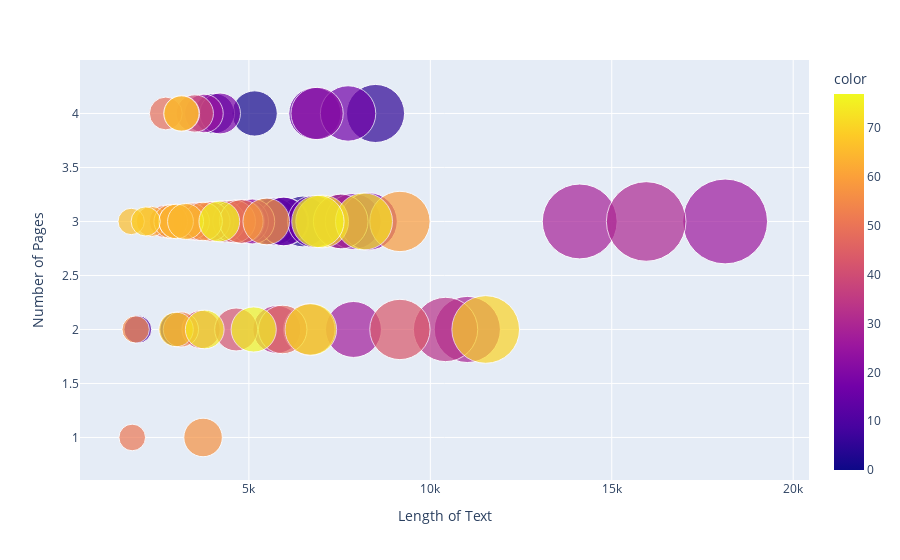

Notebook code for this chart:
### Code cell
px.scatter(df1, x = 'Length of Text', y = 'Number of Pages', size = 'Length of Text', size_max=60, color = df.index, hover_name= df.index)

### Figure 1 — Plotly figure (JSON) as saved in the notebook; plotly's stock layout.template omitted (floating-point values rounded to 4 significant figures)
{"data": [{"hovertemplate": "<b>%{hovertext}</b><br><br>Length of Text=%{marker.size}<br>Number of Pages=%{y}<br>color=%{marker.color}<extra></extra>", "hovertext": [0, 1, 2, 3, 4, 5, 6, 7, 8, 9, 10, 11, 12, 13, 14, 15, 16, 17, 18, 19, 20, 21, 22, 23, 24, 25, 26, 27, 28, 29, 30, 31, 32, 33, 34, 35, 36, 37, 38, 39, 40, 41, 42, 43, 44, 45, 46, 47, 48, 49, 50, 51, 52, 53, 54, 55, 56, 57, 58, 59, 60, 61, 62, 63, 64, 65, 66, 67, 68, 69, 70, 71, 72, 73, 74, 75, 76, 77], "legendgroup": "", "marker": {"color": [0, 1, 2, 3, 4, 5, 6, 7, 8, 9, 10, 11, 12, 13, 14, 15, 16, 17, 18, 19, 20, 21, 22, 23, 24, 25, 26, 27, 28, 29, 30, 31, 32, 33, 34, 35, 36, 37, 38, 39, 40, 41, 42, 43, 44, 45, 46, 47, 48, 49, 50, 51, 52, 53, 54, 55, 56, 57, 58, 59, 60, 61, 62, 63, 64, 65, 66, 67, 68, 69, 70, 71, 72, 73, 74, 75, 76, 77], "coloraxis": "coloraxis", "size": [4454, 5159, 3024, 6487, 4705, 8490, 7585, 4050, 5691, 5517, 1940, 5975, 4702, 4840, 5947, 6817, 6785, 7733, 4931, 4205, 7875, 8299, 6879, 4821, 5092, 3760, 18124, 7882, 14117, 11020, 15949, 7531, 5769, 10420, 3660, 3614, 3555, 2864, 2848, 4324, 3508, 3683, 4649, 9162, 4036, 4594, 6668, 5932, 3935, 2710, 2704, 1785, 4791, 3126, 3154, 1879, 3406, 3737, 3737, 9163, 5479, 2312, 2846, 2995, 2995, 3254, 1757, 3138, 2993, 2156, 11526, 7020, 6707, 8172, 3783, 6902, 5132, 4185], "sizemode": "area", "sizeref": 5.034, "symbol": "circle"}, "mode": "markers", "name": "", "orientation": "v", "showlegend": false, "type": "scatter", "x": [4454, 5159, 3024, 6487, 4705, 8490, 7585, 4050, 5691, 5517, 1940, 5975, 4702, 4840, 5947, 6817, 6785, 7733, 4931, 4205, 7875, 8299, 6879, 4821, 5092, 3760, 18124, 7882, 14117, 11020, 15949, 7531, 5769, 10420, 3660, 3614, 3555, 2864, 2848, 4324, 3508, 3683, 4649, 9162, 4036, 4594, 6668, 5932, 3935, 2710, 2704, 1785, 4791, 3126, 3154, 1879, 3406, 3737, 3737, 9163, 5479, 2312, 2846, 2995, 2995, 3254, 1757, 3138, 2993, 2156, 11526, 7020, 6707, 8172, 3783, 6902, 5132, 4185], "xaxis": "x", "y": [3, 4, 2, 3, 3, 4, 3, 4, 3, 3, 2, 3, 3, 3, 3, 4, 3, 4, 3, 4, 3, 3, 4, 3, 3, 4, 3, 2, 3, 2, 3, 3, 2, 2, 3, 3, 3, 3, 3, 3, 4, 2, 2, 2, 3, 3, 2, 2, 3, 4, 3, 1, 3, 2, 4, 2, 3, 1, 3, 3, 3, 3, 3, 3, 3, 3, 3, 4, 2, 3, 2, 3, 2, 3, 2, 3, 2, 3], "yaxis": "y"}], "layout": {"coloraxis": {"colorbar": {"title": {"text": "color"}}, "colorscale": [[0, "#0d0887"], [0.1111, "#46039f"], [0.2222, "#7201a8"], [0.3333, "#9c179e"], [0.4444, "#bd3786"], [0.5556, "#d8576b"], [0.6667, "#ed7953"], [0.7778, "#fb9f3a"], [0.8889, "#fdca26"], [1, "#f0f921"]]}, "legend": {"itemsizing": "constant", "tracegroupgap": 0}, "margin": {"t": 60}, "xaxis": {"anchor": "y", "domain": [0, 1], "title": {"text": "Length of Text"}}, "yaxis": {"anchor": "x", "domain": [0, 1], "title": {"text": "Number of Pages"}}}}
